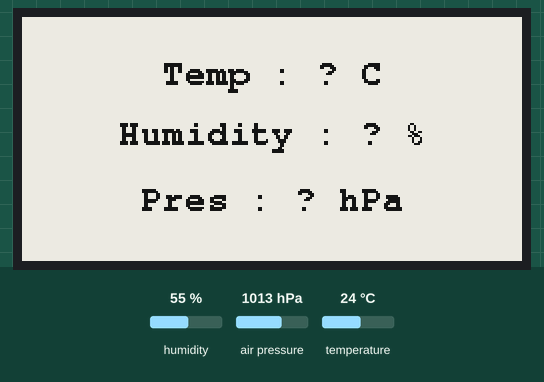
The sketch below on a simulated Arduino Uno, built for the host (arithmetic inside an expression is 32-bit, double 64-bit). Parts: 250×122 one-colour display. The inputs (shaded band) are chosen by the test bench; at power-on: humidity 55 %, air pressure 1013 hPa, temperature 24 °C. What the sketch prints to the serial monitor is not drawn.

Above: at 0.7 s.

The sketch:

CapteurConnecte.ino
```cpp
#include <Wire.h>
#include <Adafruit_AHTX0.h> // Library for AHT20
#include <Adafruit_BMP280.h> // Library for BMP280

// Create sensor objects
Adafruit_AHTX0 aht;
Adafruit_BMP280 bmp;

// base class GxEPD2_GFX can be used to pass references or pointers to the display instance as parameter, uses ~1.2k more code
// enable or disable GxEPD2_GFX base class
#define ENABLE_GxEPD2_GFX 0

#include <GxEPD2_BW.h>
#include <GxEPD2_3C.h>
#include <Fonts/FreeMonoBold9pt7b.h>

// ESP8266 CS(SS)=15,SCL(SCK)=14,SDA(MOSI)=13,BUSY=16,RES(RST)=5,DC=4

// 1.54'' EPD Module
//GxEPD2_BW<GxEPD2_154_D67, GxEPD2_154_D67::HEIGHT> display(GxEPD2_154_D67(/*CS=5*/ 15, /*DC=*/ 4, /*RES=*/ 5, /*BUSY=*/ 16)); // GDEH0154D67 200x200, SSD1681

// 2.13'' EPD Module
GxEPD2_BW<GxEPD2_213_BN, GxEPD2_213_BN::HEIGHT> display(GxEPD2_213_BN(/*CS=5*/ 15, /*DC=*/ 12, /*RES=*/ 2, /*BUSY=*/ 16)); // DEPG0213BN 122x250, SSD1680
//GxEPD2_3C<GxEPD2_213_Z98c, GxEPD2_213_Z98c::HEIGHT> display(GxEPD2_213_Z98c(/*CS=5*/ 15, /*DC=*/ 4, /*RES=*/ 5, /*BUSY=*/ 16)); // GDEY0213Z98 122x250, SSD1680

// 2.9'' EPD Module
//GxEPD2_BW<GxEPD2_290_BS, GxEPD2_290_BS::HEIGHT> display(GxEPD2_290_BS(/*CS=5*/ 15, /*DC=*/ 4, /*RES=*/ 5, /*BUSY=*/ 16)); // DEPG0290BS 128x296, SSD1680
//GxEPD2_3C<GxEPD2_290_C90c, GxEPD2_290_C90c::HEIGHT> display(GxEPD2_290_C90c(/*CS=5*/ 15, /*DC=*/ 4, /*RES=*/ 5, /*BUSY=*/ 16)); // GDEM029C90 128x296, SSD1680

// 4.2'' EPD Module
//GxEPD2_BW<GxEPD2_420_GDEY042T81, GxEPD2_420_GDEY042T81::HEIGHT> display(GxEPD2_420_GDEY042T81(/*CS=5*/ 15, /*DC=*/ 4, /*RES=*/ 5, /*BUSY=*/ 16)); // 400x300, SSD1683
//GxEPD2_3C<GxEPD2_420c_GDEY042Z98, GxEPD2_420c_GDEY042Z98::HEIGHT> display(GxEPD2_420c_GDEY042Z98(/*CS=5*/ 15, /*DC=*/ 4, /*RES=*/ 5, /*BUSY=*/ 16)); // 400x300, SSD1683

void setup()
{
  display.init(115200,true,50,false);

  // Initialize AHT20 sensor
  if (!aht.begin()) {
    Serial.println("Failed to initialize AHT20 sensor!");
    while (1);
  }
  Serial.println("AHT20 sensor initialized.");

  // Initialize BMP280 sensor
  if (!bmp.begin(0x77)) { // Default I²C address for BMP280 is 0x76
    Serial.println("Failed to initialize BMP280 sensor!");
    while (1);
  }
  Serial.println("BMP280 sensor initialized.");

  display.setRotation(1);
  display.setFont(&FreeMonoBold9pt7b);
  display.setTextColor(GxEPD_BLACK);

  // helloWorld();
  // helloFullScreenPartialMode();
  // delay(1000);
  // if (display.epd2.hasFastPartialUpdate)
  // {
  //   showPartialUpdate();
  //   delay(1000);
  // }
  // display.hibernate();
}

char TemperatureBuffer[20];
char HumidityBuffer[20];
char PressureBuffer[20];

// void updateDisplay()
// {
//   // Read data from AHT20
//   sensors_event_t humidity, temp;
//   aht.getEvent(&humidity, &temp);

//   sprintf(TemperatureBuffer, "Temp : %.2f °C", temp.temperature);
//   sprintf(HumidityBuffer, "Humidity : %.2f %%", humidity.relative_humidity);

//   int16_t tbx, tby; uint16_t tbw, tbh;
//   display.getTextBounds(TemperatureBuffer, 0, 0, &tbx, &tby, &tbw, &tbh);
//   // center the bounding box by transposition of the origin:
//   uint16_t x = ((display.width() - tbw) / 2) - tbx;
//   uint16_t y = ((display.height() - tbh) / 2) - tby;
//   display.setFullWindow();
//   display.firstPage();
//   {
//     display.fillScreen(GxEPD_WHITE);
//     display.setCursor(x, y-tbh);
//     display.print(TemperatureBuffer);
//     display.setTextColor(display.epd2.hasColor ? GxEPD_RED : GxEPD_BLACK);

//     display.getTextBounds(HumidityBuffer, 0, 0, &tbx, &tby, &tbw, &tbh);
//     x = ((display.width() - tbw) / 2) - tbx;
//     display.setCursor(x, y+tbh);
//     display.print(HumidityBuffer);
//   }
//   while (display.nextPage());
// }

void updateDisplay()
{
    // Read data from AHT20
  sensors_event_t humidity, temp;
  aht.getEvent(&humidity, &temp);

  // Read data from BMP280
  float pressure = bmp.readPressure() / 100.0F; // Convert to hPa
  float altitude = bmp.readAltitude(1013.25); // Sea level pressure in hPa

  sprintf(TemperatureBuffer, "Temp : %.2f °C", temp.temperature);
  sprintf(HumidityBuffer, "Humidity : %.2f %%", humidity.relative_humidity);
  sprintf(PressureBuffer, "Pres : %.2f hPa", pressure);

  display.setPartialWindow(0, 0, display.width(), display.height());
  display.setRotation(1);
  display.setFont(&FreeMonoBold9pt7b);
  display.setTextColor(GxEPD_BLACK);

  // do this outside of the loop
  int16_t tbx, tby; uint16_t tbw, tbh;
  // center update text
  display.getTextBounds(TemperatureBuffer, 0, 0, &tbx, &tby, &tbw, &tbh);
  uint16_t utx = ((display.width() - tbw) / 2) - tbx;
  uint16_t uty = ((display.height() / 4) - tbh / 2) - tby;
  // center update mode
  display.getTextBounds(PressureBuffer, 0, 0, &tbx, &tby, &tbw, &tbh);
  uint16_t umx = ((display.width() - tbw) / 2) - tbx;
  uint16_t umy = ((display.height() * 3 / 4) - tbh / 2) - tby;
  // center HelloWorld
  display.getTextBounds(HumidityBuffer, 0, 0, &tbx, &tby, &tbw, &tbh);
  uint16_t hwx = ((display.width() - tbw) / 2) - tbx;
  uint16_t hwy = ((display.height() - tbh) / 2) - tby;
  display.firstPage();
  do
  {
    display.fillScreen(GxEPD_WHITE);
    display.setCursor(hwx, hwy);
    display.print(HumidityBuffer);
    display.setCursor(utx, uty);
    display.print(TemperatureBuffer);
    display.setCursor(umx, umy);
    display.print(PressureBuffer);
  }
  while (display.nextPage());
}

// void showPartialUpdate()
// {
//   // some useful background
//   helloWorld();
//   // use asymmetric values for test
//   uint16_t box_x = 10;
//   uint16_t box_y = 15;
//   uint16_t box_w = 70;
//   uint16_t box_h = 20;
//   uint16_t cursor_y = box_y + box_h - 6;
//   if (display.epd2.WIDTH < 104) cursor_y = box_y + 6;
//   float value = 13.95;
//   uint16_t incr = display.epd2.hasFastPartialUpdate ? 1 : 3;
//   display.setFont(&FreeMonoBold9pt7b);
//   if (display.epd2.WIDTH < 104) display.setFont(0);
//   display.setTextColor(GxEPD_BLACK);
//   // show where the update box is
//   for (uint16_t r = 0; r < 4; r++)
//   {
//     display.setRotation(r);
//     display.setPartialWindow(box_x, box_y, box_w, box_h);
//     display.firstPage();
//     do
//     {
//       display.fillRect(box_x, box_y, box_w, box_h, GxEPD_BLACK);
//       //display.fillScreen(GxEPD_BLACK);
//     }
//     while (display.nextPage());
//     delay(2000);
//     display.firstPage();
//     do
//     {
//       display.fillRect(box_x, box_y, box_w, box_h, GxEPD_WHITE);
//     }
//     while (display.nextPage());
//     delay(1000);
//   }
//   //return;
//   // show updates in the update box
//   for (uint16_t r = 0; r < 4; r++)
//   {
//     display.setRotation(r);
//     display.setPartialWindow(box_x, box_y, box_w, box_h);
//     for (uint16_t i = 1; i <= 10; i += incr)
//     {
//       display.firstPage();
//       do
//       {
//         display.fillRect(box_x, box_y, box_w, box_h, GxEPD_WHITE);
//         display.setCursor(box_x, cursor_y);
//         display.print(value * i, 2);
//       }
//       while (display.nextPage());
//       delay(500);
//     }
//     delay(1000);
//     display.firstPage();
//     do
//     {
//       display.fillRect(box_x, box_y, box_w, box_h, GxEPD_WHITE);
//     }
//     while (display.nextPage());
//     delay(1000);
//   }
// }

void loop() {
  // put your main code here, to run repeatedly:
  updateDisplay();
  delay(5000);
}
```
